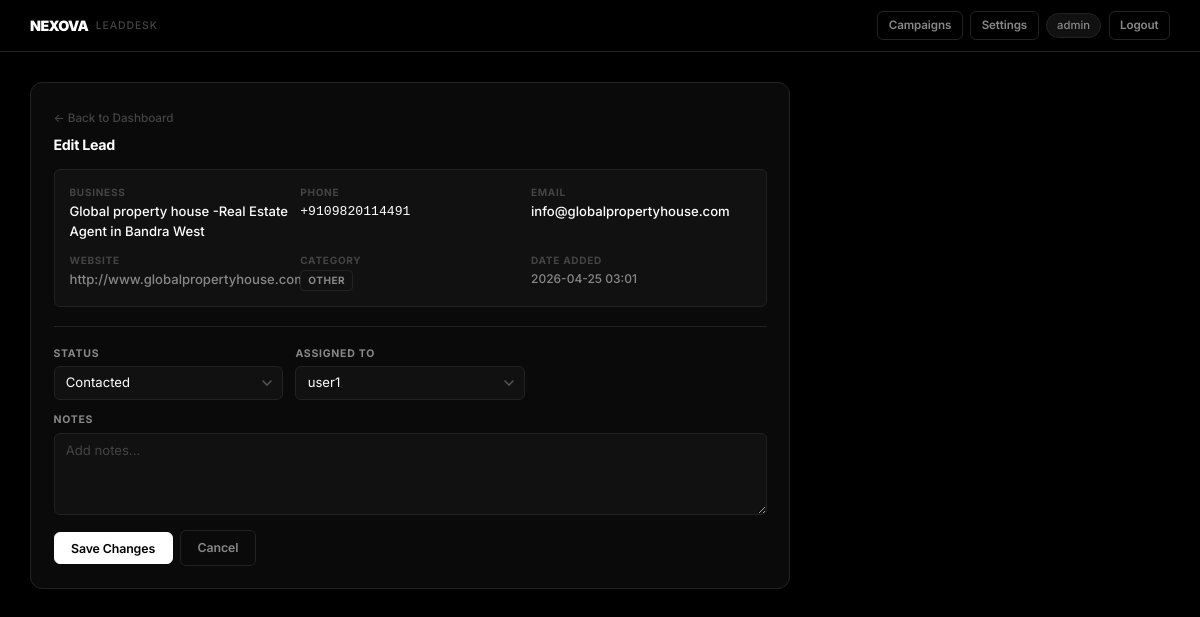
Screenshot of /edit/97 (signed in) with the database file from the repository.
### tables this page shows
CREATE TABLE leads (
        id            INTEGER PRIMARY KEY AUTOINCREMENT,
        business_name TEXT    NOT NULL,
        phone         TEXT    NOT NULL UNIQUE,
        email         TEXT    UNIQUE,
        website       TEXT,
        category      TEXT    NOT NULL DEFAULT 'Other',
        notes         TEXT,
        status        TEXT    NOT NULL DEFAULT 'New',
        assigned_to   TEXT    NOT NULL,
        date_added    TEXT    NOT NULL
    );

### app.py (the view, shortened to what this page needs)
@app.route("/edit/<int:lead_id>", methods=["GET", "POST"])
@login_required
def edit_lead(lead_id):
    db   = get_db()
    lead = db.execute("SELECT * FROM leads WHERE id=?", (lead_id,)).fetchone()
    if not lead:
        flash("Lead not found.", "error")
        return redirect(url_for("dashboard"))
    return render_template("edit.html", lead=lead, statuses=STATUSES,
                           users=list(USERS.keys()), current_user=session["user"])

### app.py (called while the page is built)
def get_db():
    if "db" not in g:
        g.db = sqlite3.connect(DB_PATH)
        g.db.row_factory = sqlite3.Row
    return g.db

def login_required(f):
    @wraps(f)
    def decorated(*args, **kwargs):
        if "user" not in session:
            return redirect(url_for("login"))
        return f(*args, **kwargs)
    return decorated

### templates/edit.html (shortened to what this page needs)
<!DOCTYPE html>
<html lang="en">
<head>
  <link rel="stylesheet" href="{{ url_for('static', filename='style.css') }}" />
</head>
<body>
  <nav class="topnav">
    <div class="topnav-brand">
      <span class="brand-name">NEXOVA</span>
      <span class="brand-sub">LeadDesk</span>
    </div>
    <div class="topnav-right">
      <a href="{{ url_for('campaign') }}" class="btn btn-ghost btn-sm">Campaigns</a>
      <a href="{{ url_for('settings') }}" class="btn btn-ghost btn-sm">Settings</a>
      <span class="nav-user">{{ current_user }}</span>
      <a href="{{ url_for('logout') }}" class="btn btn-ghost btn-sm">Logout</a>
    </div>
  </nav>
  <div class="page-container">
    <div class="card edit-card">
      <a href="{{ url_for('dashboard') }}" class="back-link">← Back to Dashboard</a>
      <h2 class="section-title" style="margin-top:0.6rem;">Edit Lead</h2>
      <div class="lead-info-grid">
        <div class="info-item">
          <span class="info-label">Business</span>
          <span class="info-value">{{ lead.business_name }}</span>
        </div>
        <div class="info-item">
          <span class="info-label">Phone</span>
          <span class="info-value td-mono">{{ lead.phone }}</span>
        </div>
        <div class="info-item">
          <span class="info-label">Email</span>
          <span class="info-value">{{ lead.email or '—' }}</span>
        </div>
        <div class="info-item">
          <span class="info-label">Website</span>
          <span class="info-value">
            {% if lead.website %}
            <a href="{{ lead.website }}" target="_blank" class="link">{{ lead.website }}</a>
            {% else %}—{% endif %}
          </span>
        </div>
        <div class="info-item">
          <span class="info-label">Category</span>
          <span class="info-value"><span class="tag tag-cat">{{ lead.category }}</span></span>
        </div>
        <div class="info-item">
          <span class="info-label">Date Added</span>
          <span class="info-value" style="font-size:0.8rem;color:var(--text-muted);">{{ lead.date_added }}</span>
        </div>
      </div>
      <hr class="divider" />
      <form method="POST" action="{{ url_for('edit_lead', lead_id=lead.id) }}">
        <div class="form-grid">
          <div class="form-group">
            <label>Status</label>
            <select name="status">
              {% for s in statuses %}
              <option value="{{ s }}" {% if lead.status==s %}selected{% endif %}>{{ s }}</option>
              {% endfor %}
            </select>
          </div>
          <div class="form-group">
            <label>Assigned To</label>
            <select name="assigned_to">
              {% for u in users %}
              <option value="{{ u }}" {% if lead.assigned_to==u %}selected{% endif %}>{{ u }}</option>
              {% endfor %}
            </select>
          </div>
          <div class="form-group form-group-full">
            <label>Notes</label>
            <textarea name="notes" rows="4" placeholder="Add notes...">{{ lead.notes or '' }}</textarea>
          </div>
        </div>
        <div class="form-actions">
          <button type="submit" class="btn btn-primary">Save Changes</button>
          <a href="{{ url_for('dashboard') }}" class="btn btn-ghost">Cancel</a>
        </div>
      </form>
    </div>
  </div>
</body>
</html>

### rows the page displays
leads: business_name "Global property house -Real Estate Agent in Bandra West", phone "+9109820114491", email "info@globalpropertyhouse.com", website "http://www.globalpropertyhouse.com/", category "OTHER", date_added "2026-04-25 03:01", status "Contacted", assigned_to "user1"

### other values shown
{{ current_user }} "admin"
